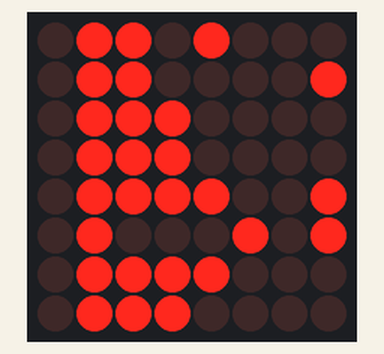
Bench run of a sketch on a simulated Arduino Uno, built with avr-gcc and run on an emulated ATmega328P. Parts: 8×8 LED matrix.

Above: at 0.1 s.
At 1.1 s:
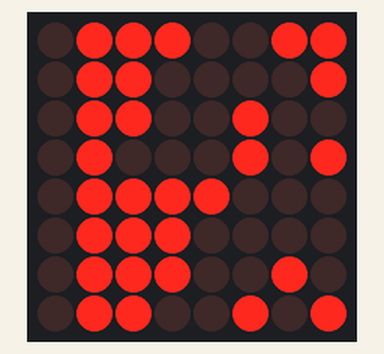
At 2.1 s:
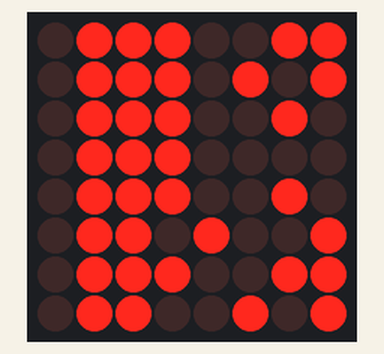

Measured:
- by itself, everything shown: repeats every 3.0 s, in 3 steps
- what the display in image 1 shows lasts 1.0 s, from 1.0 s to 2.0 s

The sketch:

sketch_aug21g.ino
```cpp
#include <LedControl.h>

LedControl lc = LedControl(12, 11, 10, 1);  // Pins: DIN, CLK, CS, Number of MAX7219 modules

void setup() {
  lc.shutdown(0, false);  // Turn on the display
  lc.setIntensity(0, 8);  // Set brightness (0-15)
  lc.clearDisplay(0);     // Clear the display
}

void loop() {
  // Create expressions
  displayExpression("happyExpression");
  delay(1000);

  displayExpression("sadExpression");
  delay(1000);

  displayExpression("surprisedExpression");
  delay(1000);

  // Add more expressions as needed
}

void displayExpression(byte expression[]) {
  for (int row = 0; row < 8; row++) {
    lc.setRow(0, row, expression[row]);
  }
}
```
